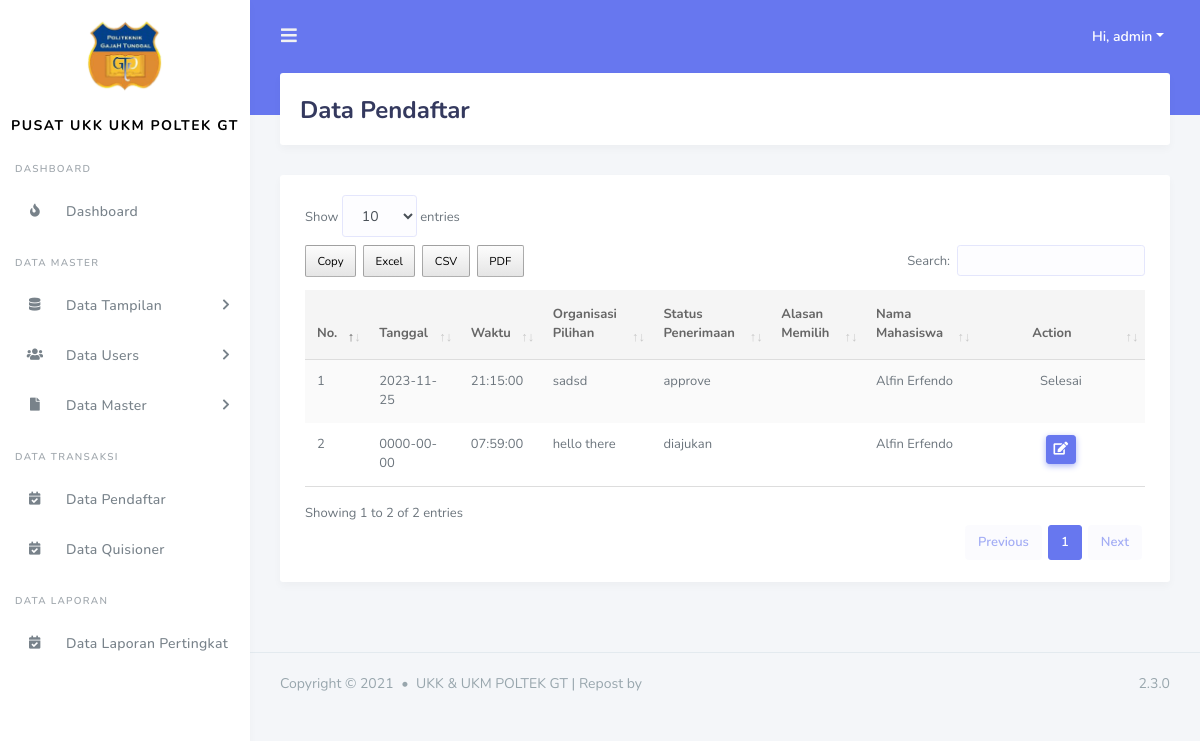
The page /admin/data_konsultasi.php (signed in) on the database as committed earlier.
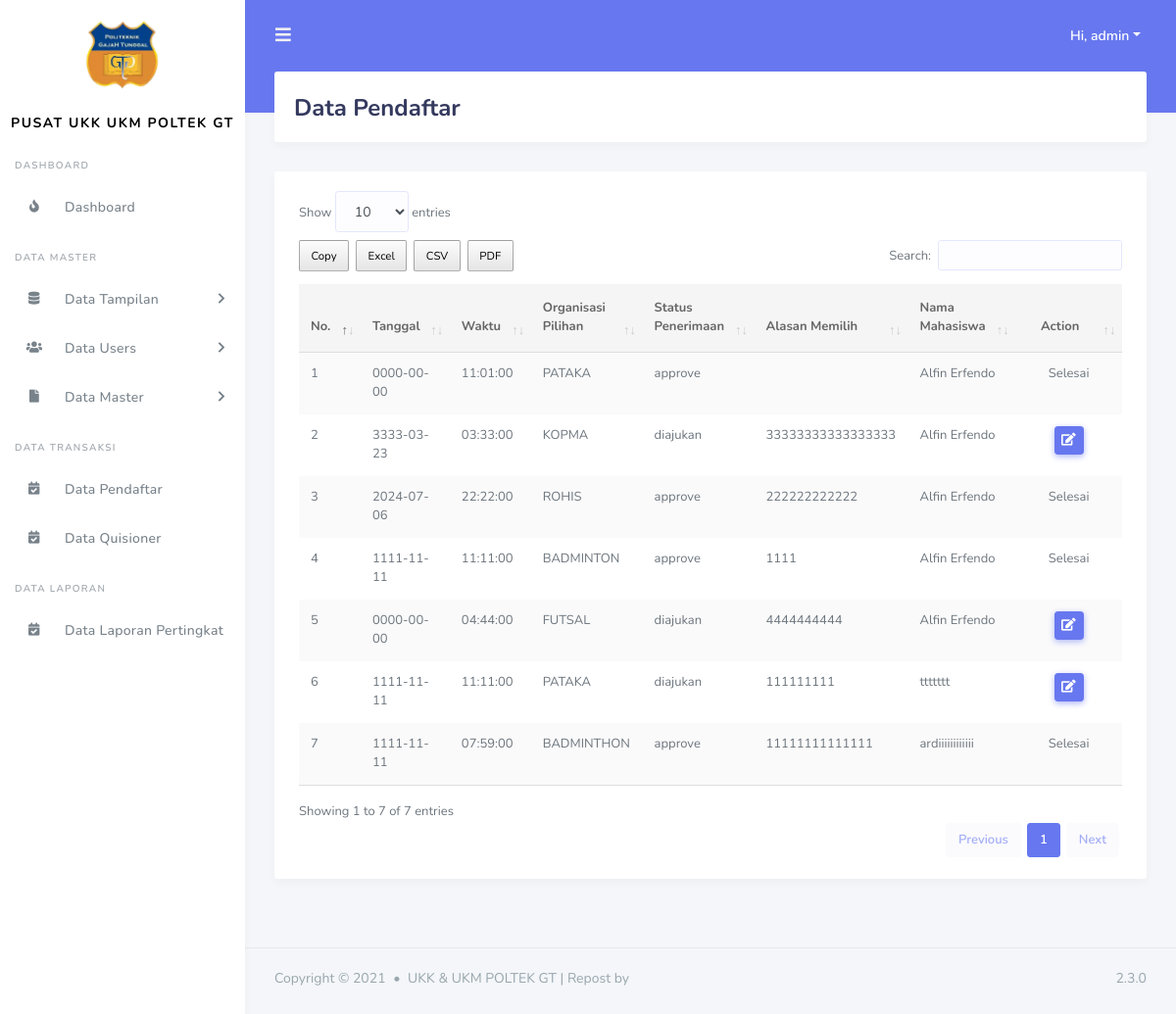
The same page on the database as committed later.
### tables this page shows
CREATE TABLE `tbl_konsultasi` (
  `id_konsultasi` int(11) NOT NULL,
  `tanggal_konsultasi` date NOT NULL,
  `jam_konsultasi` time NOT NULL,
  `konsultasi` varchar(255) NOT NULL,
  `status_konsultasi` enum('diajukan','approve','ditunda') NOT NULL,
  `alasan_memilih` text NOT NULL,
  `id_users` int(11) NOT NULL,
  `id_wali_murid` int(11) NOT NULL
);

CREATE TABLE `tbl_murid` (
  `id_murid` int(11) NOT NULL,
  `nik` varchar(100) NOT NULL,
  `nama` varchar(200) NOT NULL,
  `jenis_kelamin` varchar(100) NOT NULL,
  `tempat_lahir` varchar(100) NOT NULL,
  `tanggal_lahir` date NOT NULL,
  `gambar` varchar(200) NOT NULL,
  `alamat` varchar(200) NOT NULL,
  `agama` varchar(200) NOT NULL DEFAULT 'admin',
  `status_murid` enum('menunggu hasil','diterima','tidak') NOT NULL DEFAULT 'diterima'
);

### admin/data_konsultasi.php (the view, shortened to what this page needs)
<?php
include('../template/header.php');
include('../template/sidebar.php');
?>
<div class="main-content">
  <section class="section">
    <div class="section-header">
      <h1>Data Pendaftar</h1>
    </div>
    <div class="section-body">
      <div class="card table-responsive">
        <div class="card-body ">
            <table id="table" class="table table-striped table-hover" cellspacing="0" width="100%">
                <thead >
                    <tr >
                        <th width = "5%">No.</th>
                        <th>Tanggal</th>
                        <th>Waktu</th>
                        <th>Organisasi Pilihan</th>
                        <th>Status Penerimaan</th>
                        <th>Alasan Memilih</th>
                        <th>Nama Mahasiswa</th>
                        <th class="text-center" width = "20%">Action</th>
                    </tr>
                </thead>
                <tbody>
                    <?php
                            $query = "SELECT * FROM tbl_konsultasi tk INNER JOIN tbl_users tu ON tk.id_users = tu.id_users INNER JOIN tbl_wali_murid twm on twm.id_wali_murid = tk.id_wali_murid INNER JOIN tbl_murid tm on tm.id_murid = twm.id_murid";
                            $result_tasks = mysqli_query($conn, $query);
                            $no = 1;
                            while($row = mysqli_fetch_assoc($result_tasks)) { ?>
                        <tr>
                            <td><?= $no++ ?></td>
                            <td><?= $row['tanggal_konsultasi']?></td>
                            <td><?= $row['jam_konsultasi']?></td>
                            <td><?= $row['konsultasi']?></td>
                            <td><?= $row['status_konsultasi']?></td>
                            <td><?= $row['alasan_memilih']?></td>
                            <td><?= $row['nama']?></td>
                            <?php if ( $row['status_konsultasi'] != 'approve') { ?>
                                <td class ="text-center">
                                    <button type="button" class="btn btn-primary btn-sm" data-toggle="modal" data-target="#updatedata<?= $row['id_konsultasi'] ?>">
                                    <i class="fas fa-edit"></i>
                                    </button>
                                </td>
                            <?php }else{ ?>
                                <td class ="text-center">Selesai</td>
                            <?php } ?>
                        </tr>
                    <?php } ?>
                </tbody>
            </table>
        </div>
      </div>
    </div>
  </section>
</div>
<?php include('../template/footer.php'); ?>

Rows that differ between the two databases and show on the page:
removed tbl_konsultasi: tanggal_konsultasi "2023-11-25", jam_konsultasi "21:15:00", konsultasi "sadsd", status_konsultasi "approve", tbl_murid.nama "Alfin Erfendo", shows "Selesai"
removed tbl_konsultasi: tanggal_konsultasi "0000-00-00", jam_konsultasi "07:59:00", konsultasi "hello there", status_konsultasi "diajukan", tbl_murid.nama "Alfin Erfendo"
added tbl_konsultasi: tanggal_konsultasi "0000-00-00", jam_konsultasi "11:01:00", konsultasi "PATAKA", status_konsultasi "approve", tbl_murid.nama "Alfin Erfendo", shows "Selesai"
added tbl_konsultasi: tanggal_konsultasi "3333-03-23", jam_konsultasi "03:33:00", konsultasi "KOPMA", status_konsultasi "diajukan", alasan_memilih "33333333333333333", tbl_murid.nama "Alfin Erfendo"
added tbl_konsultasi: tanggal_konsultasi "2024-07-06", jam_konsultasi "22:22:00", konsultasi "ROHIS", status_konsultasi "approve", alasan_memilih "222222222222", tbl_murid.nama "Alfin Erfendo", shows "Selesai"
added tbl_konsultasi: tanggal_konsultasi "1111-11-11", jam_konsultasi "11:11:00", konsultasi "BADMINTON", status_konsultasi "approve", alasan_memilih "1111", tbl_murid.nama "Alfin Erfendo", shows "Selesai"
added tbl_konsultasi: tanggal_konsultasi "0000-00-00", jam_konsultasi "04:44:00", konsultasi "FUTSAL", status_konsultasi "diajukan", alasan_memilih "4444444444", tbl_murid.nama "Alfin Erfendo"
added tbl_konsultasi: tanggal_konsultasi "1111-11-11", jam_konsultasi "11:11:00", konsultasi "PATAKA", status_konsultasi "diajukan", alasan_memilih "111111111", tbl_murid.nama "ttttttt"
added tbl_konsultasi: tanggal_konsultasi "1111-11-11", jam_konsultasi "07:59:00", konsultasi "BADMINTHON", status_konsultasi "approve", alasan_memilih "11111111111111", tbl_murid.nama "ardiiiiiiiiiiii", shows "Selesai"
Other text that changed with them:
text written by a page script: "Show entries Copy Excel CSV PDF Search: Showing 1 to 2 of 2 entries Previous 1 Next" → "Show entries Copy Excel CSV PDF Search: Showing 1 to 7 of 7 entries Previous 1 Next"
